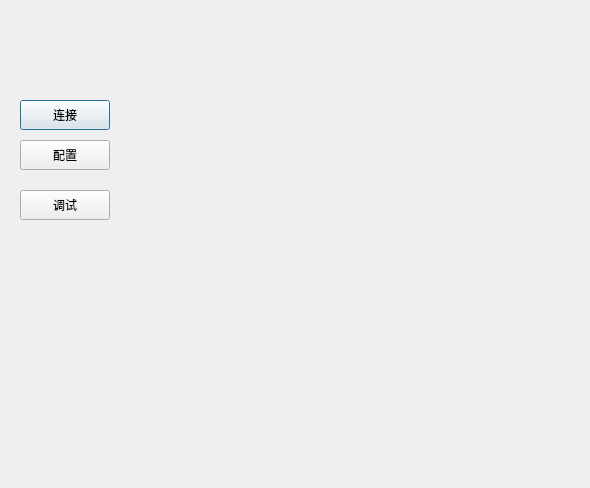
<?xml version="1.0" encoding="UTF-8"?>
<ui version="4.0">
 <class>MenuDialog</class>
 <widget class="QDialog" name="MenuDialog">
  <property name="geometry">
   <rect>
    <x>0</x>
    <y>0</y>
    <width>590</width>
    <height>488</height>
   </rect>
  </property>
  <property name="windowTitle">
   <string>Dialog</string>
  </property>
  <widget class="QPushButton" name="pushButton">
   <property name="geometry">
    <rect>
     <x>20</x>
     <y>100</y>
     <width>90</width>
     <height>30</height>
    </rect>
   </property>
   <property name="text">
    <string>连接</string>
   </property>
  </widget>
  <widget class="QPushButton" name="pushButton_2">
   <property name="geometry">
    <rect>
     <x>20</x>
     <y>140</y>
     <width>90</width>
     <height>30</height>
    </rect>
   </property>
   <property name="text">
    <string>配置</string>
   </property>
  </widget>
  <widget class="QPushButton" name="pushButton_3">
   <property name="geometry">
    <rect>
     <x>20</x>
     <y>190</y>
     <width>90</width>
     <height>30</height>
    </rect>
   </property>
   <property name="text">
    <string>调试</string>
   </property>
  </widget>
 </widget>
 <resources/>
 <connections/>
</ui>
